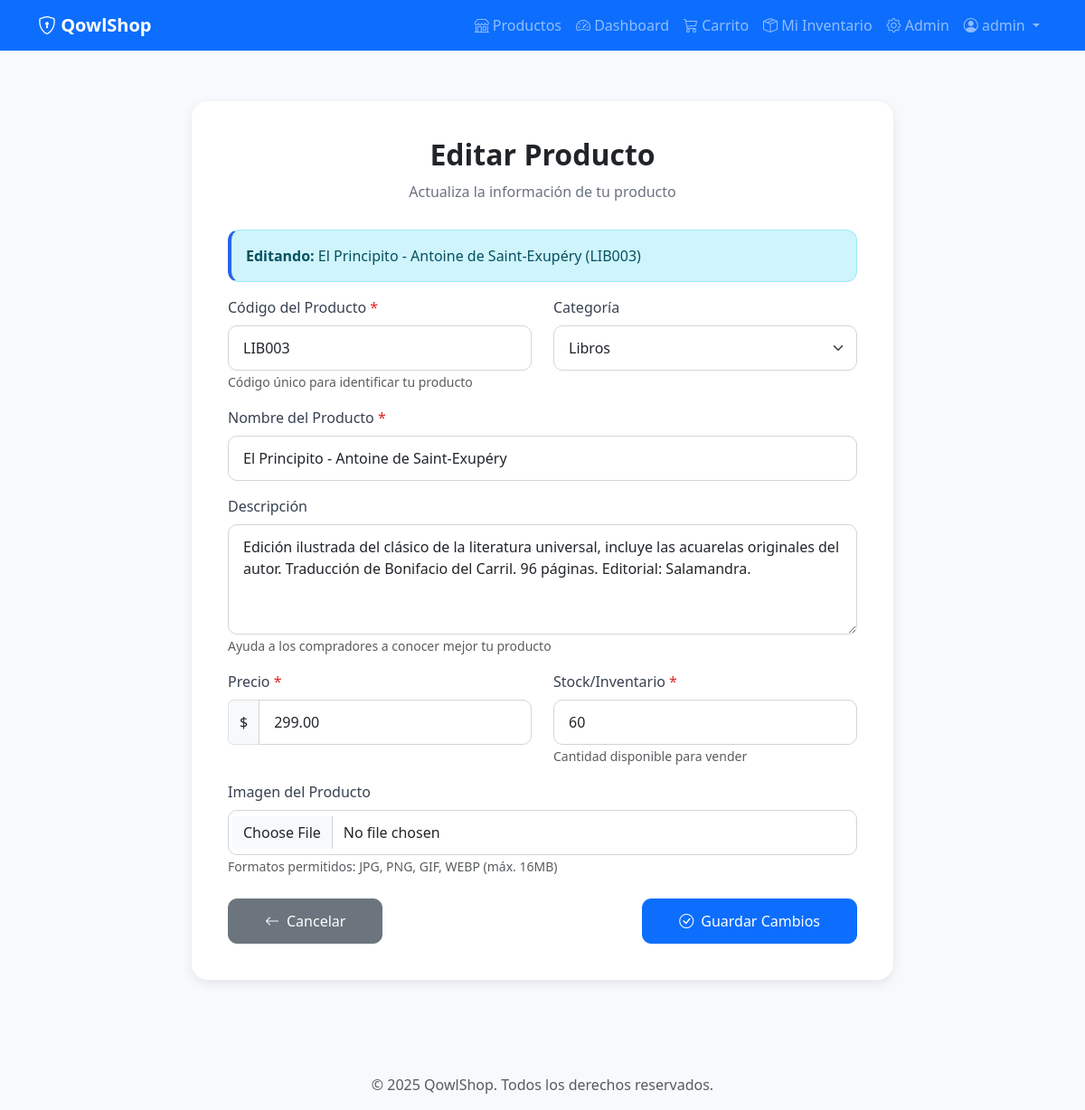
/products/19/edit (signed in), run on the app's committed database.
### modules/auth/models.py (models this page shows, shortened)
class User(UserMixin, db.Model):
    __tablename__ = 'users'
    id = db.Column(db.Integer, primary_key=True)
    username = db.Column(db.String(80), unique=True, nullable=False, index=True)
    email = db.Column(db.String(120), unique=True, nullable=False, index=True)
    password_hash = db.Column(db.String(255), nullable=False)
    role = db.Column(db.String(20), nullable=False, default='user')  # user/admin
    is_seller = db.Column(db.Boolean, default=False, nullable=False)  # Puede vender productos
    is_active = db.Column(db.Boolean, default=True, nullable=False)
    created_at = db.Column(db.DateTime, default=datetime.utcnow, nullable=False)
    updated_at = db.Column(db.DateTime, default=datetime.utcnow, onupdate=datetime.utcnow)
    products = db.relationship('Product', back_populates='seller', lazy='dynamic',
                               foreign_keys='Product.seller_id')
    purchases = db.relationship('Order', back_populates='buyer', lazy='dynamic',
                               foreign_keys='Order.buyer_id')
    sales = db.relationship('OrderItem', back_populates='seller', lazy='dynamic',
                           foreign_keys='OrderItem.seller_id')
    cart = db.relationship('Cart', back_populates='user', uselist=False, cascade='all, delete-orphan')
    def is_admin(self):
        return self.role == 'admin'
    def can_sell(self):
        return self.is_seller or self.is_admin()

### modules/products/models.py (models this page shows, shortened)
class Product(db.Model):
    __tablename__ = 'products'
    id = db.Column(db.Integer, primary_key=True)
    code = db.Column(db.String(50), unique=True, nullable=False, index=True)
    name = db.Column(db.String(200), nullable=False, index=True)
    description = db.Column(db.Text)
    price = db.Column(db.Numeric(10, 2), nullable=False, index=True)
    stock = db.Column(db.Integer, nullable=False, default=0)
    image_url = db.Column(db.String(300))
    is_active = db.Column(db.Boolean, default=True, nullable=False)
    seller_id = db.Column(db.Integer, db.ForeignKey('users.id'), nullable=False, index=True)
    category_id = db.Column(db.Integer, db.ForeignKey('categories.id'), nullable=True)
    created_at = db.Column(db.DateTime, default=datetime.utcnow, nullable=False)
    updated_at = db.Column(db.DateTime, default=datetime.utcnow, onupdate=datetime.utcnow)
    __table_args__ = (
        CheckConstraint('price >= 0', name='check_price_positive'),
        CheckConstraint('stock >= 0', name='check_stock_non_negative'),
    )
    seller = db.relationship('User', back_populates='products', foreign_keys=[seller_id])
    category = db.relationship('Category', back_populates='products')
    order_items = db.relationship('OrderItem', back_populates='product', lazy='dynamic')
    cart_items = db.relationship('CartItem', back_populates='product', lazy='dynamic')

### modules/products/routes.py (the view, shortened to what this page needs)
@products_bp.route('/<int:id>/edit', methods=['GET', 'POST'])
@login_required
@seller_required
def edit(id):
    product = Product.query.get_or_404(id)
    if product.seller_id != current_user.id and not current_user.is_admin():
        abort(403)
    form = ProductForm(product=product, obj=product)
    return render_template('products/edit.html', form=form, product=product)

### modules/auth/models.py (called while the page is built)
@login_manager.user_loader
def load_user(user_id):
    return User.query.get(int(user_id))

### modules/products/templates/products/edit.html (shortened to what this page needs)
{% extends "base.html" %}
{% block content %}
<div class="container form-container">
    <div class="form-card">
        <div class="text-center mb-4">
            <h2>Editar Producto</h2>
            <p class="subtitle">Actualiza la información de tu producto</p>
        </div>
        <div class="alert alert-info">
            <strong>Editando:</strong> {{ product.name }} ({{ product.code }})
        </div>
        <form method="POST" enctype="multipart/form-data" novalidate>
            <div class="row">
                <div class="col-md-6 mb-3">
                    <label for="{{ form.code.id }}" class="form-label required-field">
                        {{ form.code.label.text }}
                    </label>
                    {{ form.code(class="form-control" + (" is-invalid" if form.code.errors else ""), placeholder="Ej: PROD001") }}
                    <small class="text-muted">Código único para identificar tu producto</small>
                </div>
                <div class="col-md-6 mb-3">
                    <label for="{{ form.category_id.id }}" class="form-label">
                        {{ form.category_id.label.text }}
                    </label>
                    {{ form.category_id(class="form-select" + (" is-invalid" if form.category_id.errors else "")) }}
                </div>
            </div>
            <div class="mb-3">
                <label for="{{ form.name.id }}" class="form-label required-field">
                    {{ form.name.label.text }}
                </label>
                {{ form.name(class="form-control" + (" is-invalid" if form.name.errors else ""), placeholder="Ej: Laptop HP 15.6 pulgadas") }}
            </div>
            <div class="mb-3">
                <label for="{{ form.description.id }}" class="form-label">
                    {{ form.description.label.text }}
                </label>
                {{ form.description(class="form-control" + (" is-invalid" if form.description.errors else ""), rows="4", placeholder="Describe las características principales de tu producto...") }}
                <small class="text-muted">Ayuda a los compradores a conocer mejor tu producto</small>
            </div>
            <div class="row">
                <div class="col-md-6 mb-3">
                    <label for="{{ form.price.id }}" class="form-label required-field">
                        {{ form.price.label.text }}
                    </label>
                    <div class="input-group">
                        <span class="input-group-text">$</span>
                        {{ form.price(class="form-control" + (" is-invalid" if form.price.errors else ""), placeholder="99.99") }}
                    </div>
                </div>
                <div class="col-md-6 mb-3">
                    <label for="{{ form.stock.id }}" class="form-label required-field">
                        {{ form.stock.label.text }}
                    </label>
                    {{ form.stock(class="form-control" + (" is-invalid" if form.stock.errors else ""), placeholder="10", min="0") }}
                    <small class="text-muted">Cantidad disponible para vender</small>
                </div>
            </div>
            <div class="mb-4">
                <label for="{{ form.image.id }}" class="form-label">
                    {{ form.image.label.text }}
                </label>
                {{ form.image(class="form-control" + (" is-invalid" if form.image.errors else ""), accept="image/*", onchange="previewImage(event)") }}
                <small class="text-muted">
                    {% if product.image_url %}
                        Sube una nueva imagen para reemplazar la actual.
                    {% else %}
                        Formatos permitidos: JPG, PNG, GIF, WEBP (máx. 16MB)
                    {% endif %}
                </small>
            </div>
            <div class="d-flex justify-content-between align-items-center">
                <a href="{{ url_for('products.my_inventory') }}" class="btn btn-secondary">
                    <i class="bi bi-arrow-left me-2"></i>Cancelar
                </a>
                <button type="submit" class="btn btn-primary">
                    <i class="bi bi-check-circle me-2"></i>Guardar Cambios
                </button>
            </div>
        </form>
    </div>
</div>
{% endblock %}

### templates/base.html (shortened to what this page needs)
<!DOCTYPE html>
<html lang="es">
<head>
    <link href="https://cdn.jsdelivr.net/npm/bootstrap@5.3.0/dist/css/bootstrap.min.css" rel="stylesheet">
    <link rel="stylesheet" href="https://cdn.jsdelivr.net/npm/bootstrap-icons@1.10.0/font/bootstrap-icons.css">
</head>
<body>
    <nav class="navbar navbar-expand-lg navbar-dark bg-primary">
        <div class="container">
            <a class="navbar-brand" href="{{ url_for('main.index') }}">
                <i class="bi bi-shield-lock"></i> QowlShop
            </a>
            <div class="collapse navbar-collapse" id="navbarNav">
                <ul class="navbar-nav ms-auto">
                    <li class="nav-item">
                        <a class="nav-link" href="{{ url_for('products.list_products') }}">
                            <i class="bi bi-shop"></i> Productos
                        </a>
                    </li>
                    {% if current_user.is_authenticated %}
                        <li class="nav-item">
                            <a class="nav-link" href="{{ url_for('main.dashboard') }}">
                                <i class="bi bi-speedometer2"></i> Dashboard
                            </a>
                        </li>
                        <li class="nav-item">
                            <a class="nav-link" href="{{ url_for('cart.view_cart') }}">
                                <i class="bi bi-cart3"></i> Carrito
                            </a>
                        </li>
                        {% if current_user.is_seller %}
                        <li class="nav-item">
                            <a class="nav-link" href="{{ url_for('products.my_inventory') }}">
                                <i class="bi bi-box-seam"></i> Mi Inventario
                            </a>
                        </li>
                        {% endif %}
                        {% if current_user.is_admin() %}
                        <li class="nav-item">
                            <a class="nav-link" href="{{ url_for('main.admin_panel') }}">
                                <i class="bi bi-gear"></i> Admin
                            </a>
                        </li>
                        {% endif %}
                        <li class="nav-item dropdown">
                            <a class="nav-link dropdown-toggle" href="#" id="userDropdown" role="button" data-bs-toggle="dropdown">
                                <i class="bi bi-person-circle"></i> {{ current_user.username }}
                            </a>
                        </li>
                    {% endif %}
                </ul>
            </div>
        </div>
    </nav>
    <div class="content">
        {% block content %}{% endblock %}
    </div>
    <footer class="bg-light text-center py-3 mt-5">
        <div class="container">
            <p class="text-muted mb-0">&copy; 2025 QowlShop. Todos los derechos reservados.</p>
        </div>
    </footer>
</body>
</html>

### templates/base.html (style rules this page uses)
body { min-height: 100vh; display: flex; flex-direction: column; }
.content { flex: 1; }
.navbar-brand { font-weight: bold; }
.form-container { max-width: 500px; margin: 50px auto; }

### modules/products/templates/products/edit.html (style rules this page uses)
body { background-color: #f7f9fc; }
.form-container { max-width: 800px; margin: 40px auto; }
.form-card { background: white; border-radius: 18px; box-shadow: 0 4px 12px rgba(0,0,0,0.08); padding: 40px; }
.form-card h2 { font-weight: 600; margin-bottom: 10px; }
.form-card .subtitle { color: #6b7280; margin-bottom: 30px; }
.form-label { font-weight: 500; color: #374151; margin-bottom: 8px; }
.form-control, .form-select { border-radius: 10px; border: 1px solid #d1d5db; padding: 12px 16px; }
.btn-primary { padding: 12px 40px; border-radius: 10px; font-weight: 500; }
.btn-secondary { padding: 12px 40px; border-radius: 10px; font-weight: 500; }
.required-field::after { content: " *"; color: #dc2626; }
.alert-info { border-radius: 12px; border-left: 4px solid #2563eb; }

### data on the page
User: username "admin"
Product: name "El Principito - Antoine de Saint-Exupéry", code "LIB003", category_id "Libros", description "Edición ilustrada del clásico de la literatura universal, incluye las acuarelas originales del autor. Traducción de Bonifacio del Carril. 96 páginas. Editorial: Salamandra.", price "299.00", stock "60"
